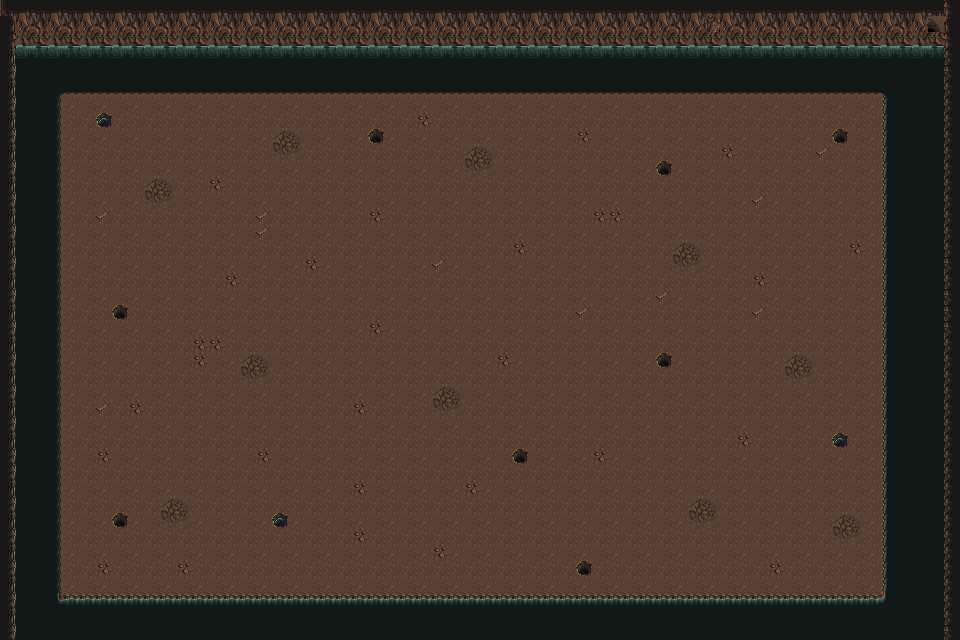

Tiled map render using the project's own tile images. Description and the map definition, with tile-layer contents summarised, below:
An orthogonal 60x40 tile map with 16x16 px tiles, 1 tile layer (Tile Layer 1).

<map version="1.10" tiledversion="1.11.0" orientation="orthogonal" renderorder="right-down" width="60" height="40" tilewidth="16" tileheight="16" infinite="0" nextlayerid="2" nextobjectid="1">
 <tileset firstgid="1" source="Space2.tsx" />
 <layer id="1" name="Tile Layer 1" width="60" height="40">
  <data>[2400 cells, 2400 non-empty, 45 distinct tile ids]</data>
 </layer>
</map>
